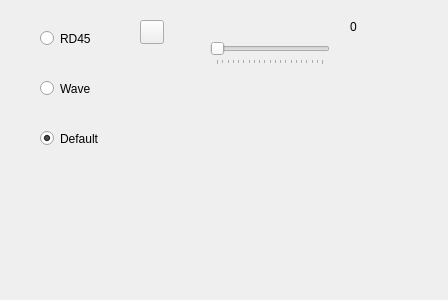
<?xml version="1.0" encoding="UTF-8"?>
<ui version="4.0">
 <class>AudioFilters</class>
 <widget class="QWidget" name="AudioFilters">
  <property name="geometry">
   <rect>
    <x>0</x>
    <y>0</y>
    <width>448</width>
    <height>300</height>
   </rect>
  </property>
  <property name="sizePolicy">
   <sizepolicy hsizetype="Fixed" vsizetype="Fixed">
    <horstretch>0</horstretch>
    <verstretch>0</verstretch>
   </sizepolicy>
  </property>
  <property name="minimumSize">
   <size>
    <width>400</width>
    <height>250</height>
   </size>
  </property>
  <property name="maximumSize">
   <size>
    <width>1600</width>
    <height>1600</height>
   </size>
  </property>
  <widget class="QRadioButton" name="RD45_button">
   <property name="enabled">
    <bool>true</bool>
   </property>
   <property name="geometry">
    <rect>
     <x>40</x>
     <y>30</y>
     <width>82</width>
     <height>17</height>
    </rect>
   </property>
   <property name="text">
    <string>RD45</string>
   </property>
  </widget>
  <widget class="QRadioButton" name="Wave_button">
   <property name="geometry">
    <rect>
     <x>40</x>
     <y>80</y>
     <width>82</width>
     <height>17</height>
    </rect>
   </property>
   <property name="text">
    <string>Wave</string>
   </property>
  </widget>
  <widget class="QRadioButton" name="Default_button">
   <property name="geometry">
    <rect>
     <x>40</x>
     <y>130</y>
     <width>82</width>
     <height>17</height>
    </rect>
   </property>
   <property name="text">
    <string>Default</string>
   </property>
   <property name="checked">
    <bool>true</bool>
   </property>
  </widget>
  <widget class="QLabel" name="Value_label">
   <property name="geometry">
    <rect>
     <x>350</x>
     <y>20</y>
     <width>47</width>
     <height>13</height>
    </rect>
   </property>
   <property name="mouseTracking">
    <bool>true</bool>
   </property>
   <property name="tabletTracking">
    <bool>true</bool>
   </property>
   <property name="text">
    <string>0</string>
   </property>
   <property name="wordWrap">
    <bool>true</bool>
   </property>
  </widget>
  <widget class="QCustomPlot" name="customPlot" native="true">
   <property name="geometry">
    <rect>
     <x>160</x>
     <y>100</y>
     <width>248</width>
     <height>141</height>
    </rect>
   </property>
   <property name="sizePolicy">
    <sizepolicy hsizetype="MinimumExpanding" vsizetype="MinimumExpanding">
     <horstretch>0</horstretch>
     <verstretch>0</verstretch>
    </sizepolicy>
   </property>
   <property name="minimumSize">
    <size>
     <width>0</width>
     <height>0</height>
    </size>
   </property>
   <property name="maximumSize">
    <size>
     <width>400</width>
     <height>1600</height>
    </size>
   </property>
  </widget>
  <widget class="QSlider" name="Value_indicator">
   <property name="geometry">
    <rect>
     <x>210</x>
     <y>40</y>
     <width>120</width>
     <height>25</height>
    </rect>
   </property>
   <property name="sizePolicy">
    <sizepolicy hsizetype="Fixed" vsizetype="Fixed">
     <horstretch>0</horstretch>
     <verstretch>0</verstretch>
    </sizepolicy>
   </property>
   <property name="minimumSize">
    <size>
     <width>120</width>
     <height>25</height>
    </size>
   </property>
   <property name="maximumSize">
    <size>
     <width>120</width>
     <height>25</height>
    </size>
   </property>
   <property name="mouseTracking">
    <bool>true</bool>
   </property>
   <property name="maximum">
    <number>20</number>
   </property>
   <property name="orientation">
    <enum>Qt::Horizontal</enum>
   </property>
   <property name="tickPosition">
    <enum>QSlider::TicksBelow</enum>
   </property>
   <property name="tickInterval">
    <number>0</number>
   </property>
  </widget>
  <widget class="QPushButton" name="setButton">
   <property name="geometry">
    <rect>
     <x>140</x>
     <y>20</y>
     <width>24</width>
     <height>24</height>
    </rect>
   </property>
   <property name="sizePolicy">
    <sizepolicy hsizetype="Fixed" vsizetype="Fixed">
     <horstretch>0</horstretch>
     <verstretch>0</verstretch>
    </sizepolicy>
   </property>
   <property name="minimumSize">
    <size>
     <width>24</width>
     <height>24</height>
    </size>
   </property>
   <property name="maximumSize">
    <size>
     <width>24</width>
     <height>24</height>
    </size>
   </property>
   <property name="text">
    <string/>
   </property>
  </widget>
 </widget>
 <layoutdefault spacing="6" margin="11"/>
 <customwidgets>
  <customwidget>
   <class>QCustomPlot</class>
   <extends>QWidget</extends>
   <header>../sharedlib/header/qcustomplot.h</header>
   <container>1</container>
   <slots>
    <slot>graph()</slot>
    <slot>slot2()</slot>
   </slots>
  </customwidget>
 </customwidgets>
 <resources/>
 <connections>
  <connection>
   <sender>RD45_button</sender>
   <signal>clicked()</signal>
   <receiver>AudioFilters</receiver>
   <slot>RD45()</slot>
   <hints>
    <hint type="sourcelabel">
     <x>67</x>
     <y>68</y>
    </hint>
    <hint type="destinationlabel">
     <x>244</x>
     <y>101</y>
    </hint>
   </hints>
  </connection>
  <connection>
   <sender>Wave_button</sender>
   <signal>clicked()</signal>
   <receiver>AudioFilters</receiver>
   <slot>Wave()</slot>
   <hints>
    <hint type="sourcelabel">
     <x>77</x>
     <y>123</y>
    </hint>
    <hint type="destinationlabel">
     <x>389</x>
     <y>108</y>
    </hint>
   </hints>
  </connection>
  <connection>
   <sender>Default_button</sender>
   <signal>clicked()</signal>
   <receiver>AudioFilters</receiver>
   <slot>Default()</slot>
   <hints>
    <hint type="sourcelabel">
     <x>82</x>
     <y>170</y>
    </hint>
    <hint type="destinationlabel">
     <x>86</x>
     <y>215</y>
    </hint>
   </hints>
  </connection>
 </connections>
 <slots>
  <slot>RD45()</slot>
  <slot>Wave()</slot>
  <slot>Default()</slot>
  <slot>Graph()</slot>
  <slot>slot1()</slot>
 </slots>
</ui>
